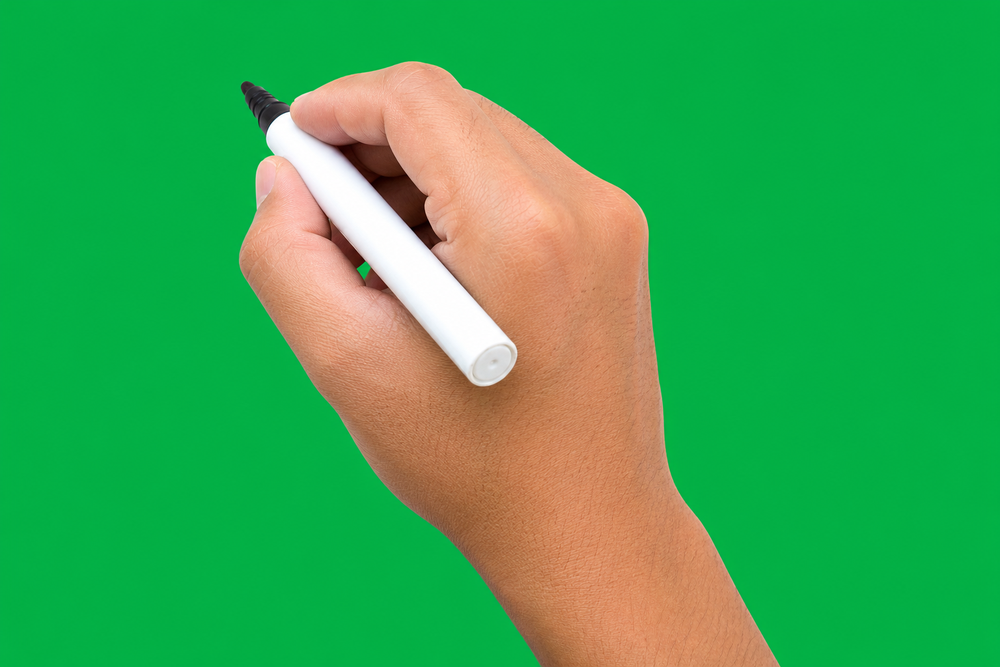
#> input picture src/whiteboard/assets/hand_marker_raw.png, 1000 x 667 px, shrunk from 1536 x 1024 before the run
$ python prepare_hand.py
#> lines starting #> are read from the running program, lines starting #| are printed output that depends on the picture
"""Chroma-key'li el görselini alfa kanallı PNG'ye çevirir.

`assets/hand_marker_raw.png` (düz yeşil zemin) -> `assets/hand_marker.png`

Çıktı: kalem ucu (0,0) noktasına taşınmış, kenarları yumuşatılmış sprite +
`assets/hand_marker.json` (uç noktası bilgisi).

Yeniden üretmek için:
    python src/whiteboard/prepare_hand.py
"""

import json
import os

from PIL import Image, ImageFilter

HERE = os.path.dirname(os.path.abspath(__file__))
ASSETS = os.path.join(HERE, "assets")
RAW = os.path.join(ASSETS, "hand_marker_raw.png")
OUT = os.path.join(ASSETS, "hand_marker.png")
META = os.path.join(ASSETS, "hand_marker.json")


def chroma_key(img):
    img = img.convert("RGBA")
    px = img.load()
    w, h = img.size
    for y in range(h):
        for x in range(w):
            r, g, b, _a = px[x, y]
            # Yeşil baskınlığı: zemin ne kadar yeşilse o kadar saydam
            dominance = g - max(r, b)
            if dominance > 60:
                px[x, y] = (r, g, b, 0)
            elif dominance > 18:
                alpha = int(255 * (1 - (dominance - 18) / 42))
                # Yeşil taşmasını bastır
                g2 = int(g - dominance * 0.85)
                px[x, y] = (r, max(0, g2), b, alpha)
    return img


def trim_to_tip(img):
    """Şeffaf kenarları kırpar, kalem ucunu sol-üste taşır."""
    bbox = img.getbbox()
    if bbox:
        img = img.crop(bbox)

    px = img.load()
    w, h = img.size
    tip = None
    best = None
    for y in range(h):
        for x in range(w):
            if px[x, y][3] > 200:
                score = x + y
                if best is None or score < best:
                    best, tip = score, (x, y)
    if tip is None:
        raise SystemExit("El sprite'ında opak piksel bulunamadı.")

    pad = 6
    canvas = Image.new("RGBA", (img.width + pad * 2, img.height + pad * 2), (0, 0, 0, 0))
    canvas.paste(img, (pad - tip[0], pad - tip[1]))
    return canvas, (pad, pad)


def main():
    if not os.path.exists(RAW):
        raise SystemExit(f"Ham görsel yok: {RAW}")
    keyed = chroma_key(Image.open(RAW))
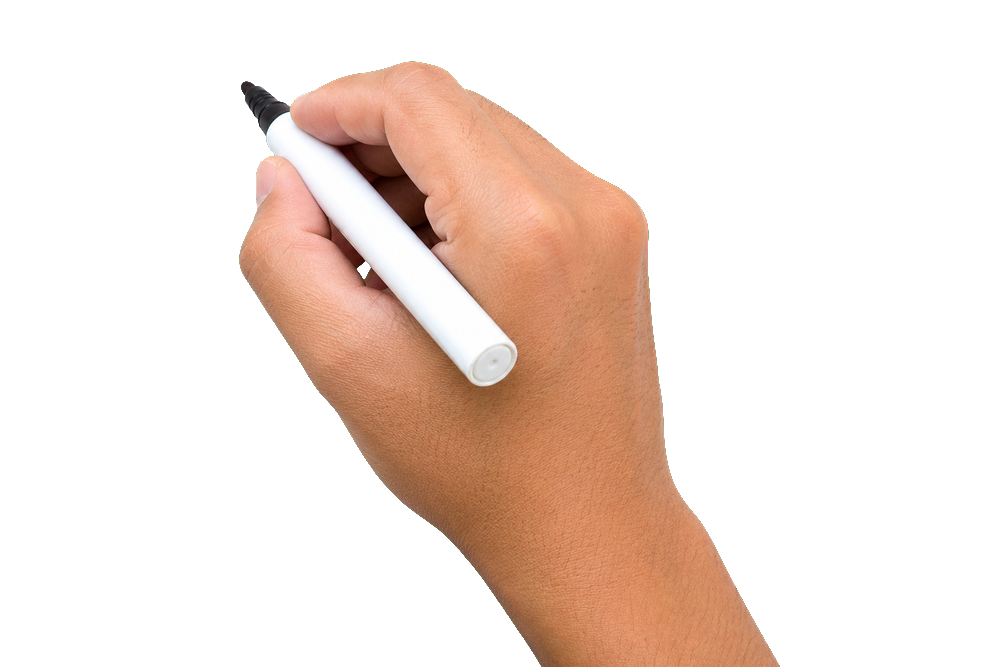
#> keyed: PIL image 1000x667 RGBA; mean R, G, B, A 58.8, 167.8, 82.2, 70.4; transparent parts drawn white
    # Kenarları 1px yumuşat
    alpha = keyed.getchannel("A").filter(ImageFilter.GaussianBlur(0.6))
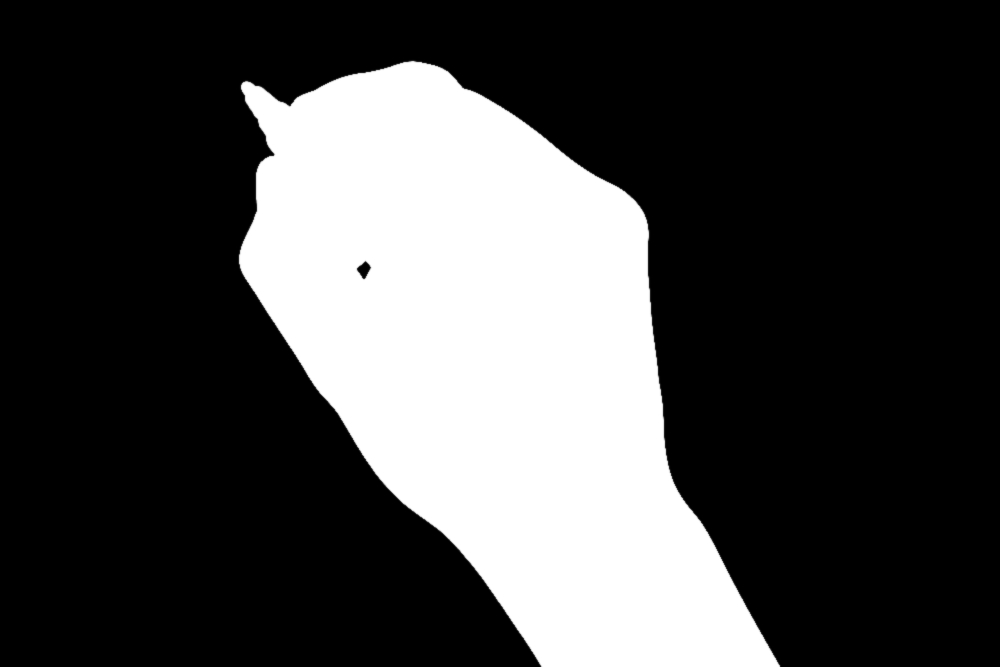
#> alpha: PIL image 1000x667 L; min 0, max 255, mean 70.4
    keyed.putalpha(alpha)

    sprite, (tx, ty) = trim_to_tip(keyed)
#> in trim_to_tip, `bbox = img.getbbox()`: bbox = (237, 59, 782, 667)
#> in trim_to_tip, `img = img.crop(bbox)`:
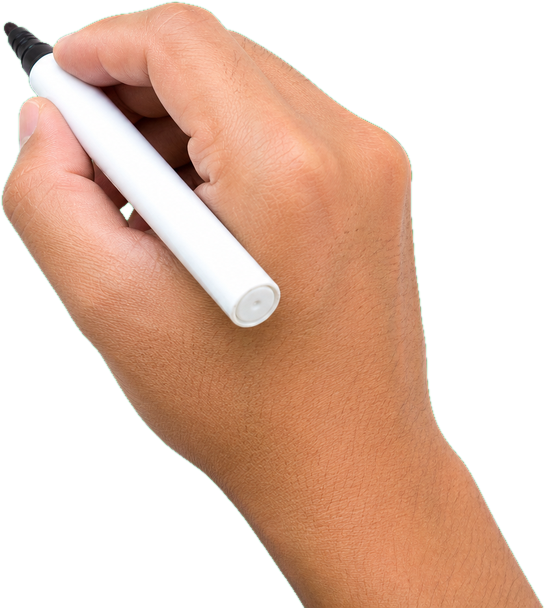
#> img: PIL image 545x608 RGBA; mean R, G, B, A 115.8, 160, 95.8, 141.8; transparent parts drawn white
#> in trim_to_tip, `canvas = Image.new("RGBA", (img.width + pad * 2, img.height + pad * 2)..`: canvas: PIL image 557x620 RGBA; every value is 0
#> in trim_to_tip, `canvas.paste(img, (pad - tip[0], pad - tip[1]))`:
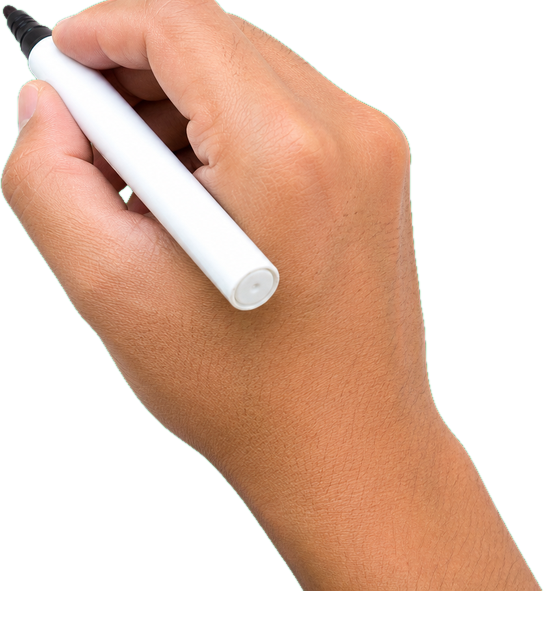
#> canvas: PIL image 557x620 RGBA; mean R, G, B, A 110.4, 148.5, 89.8, 135.4; transparent parts drawn white
#> tx = 6; ty = 6
    # Shorts için makul boyut (kalem ucu 1080px tuvalde ~6px pay)
    sprite.save(OUT)
    with open(META, "w", encoding="utf-8") as f:
        json.dump({"tip_x": tx, "tip_y": ty, "width": sprite.width, "height": sprite.height},
                  f, indent=2)
    print(f"OK {OUT} {sprite.size} tip=({tx},{ty})")
#| OK src/whiteboard/assets/hand_marker.png (557, 620) tip=(6,6)


if __name__ == "__main__":
    main()
